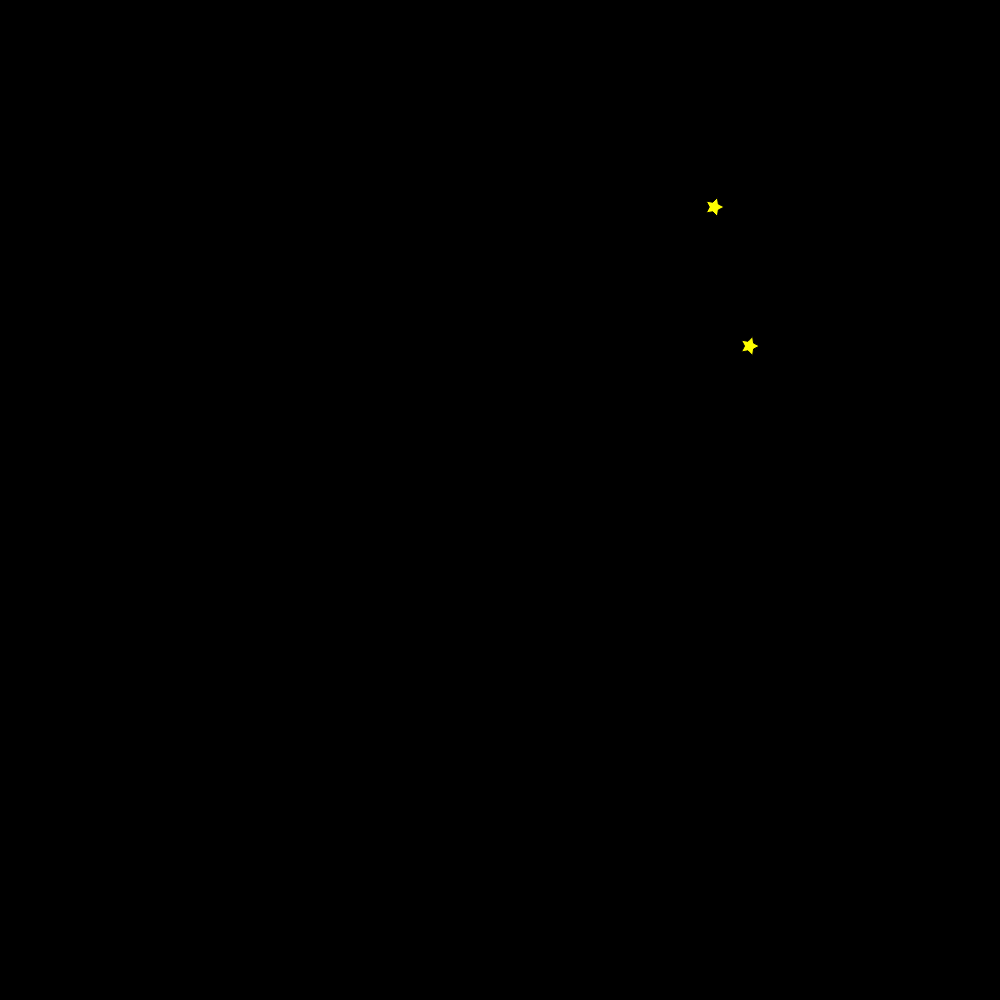
Frame 1 (no input)
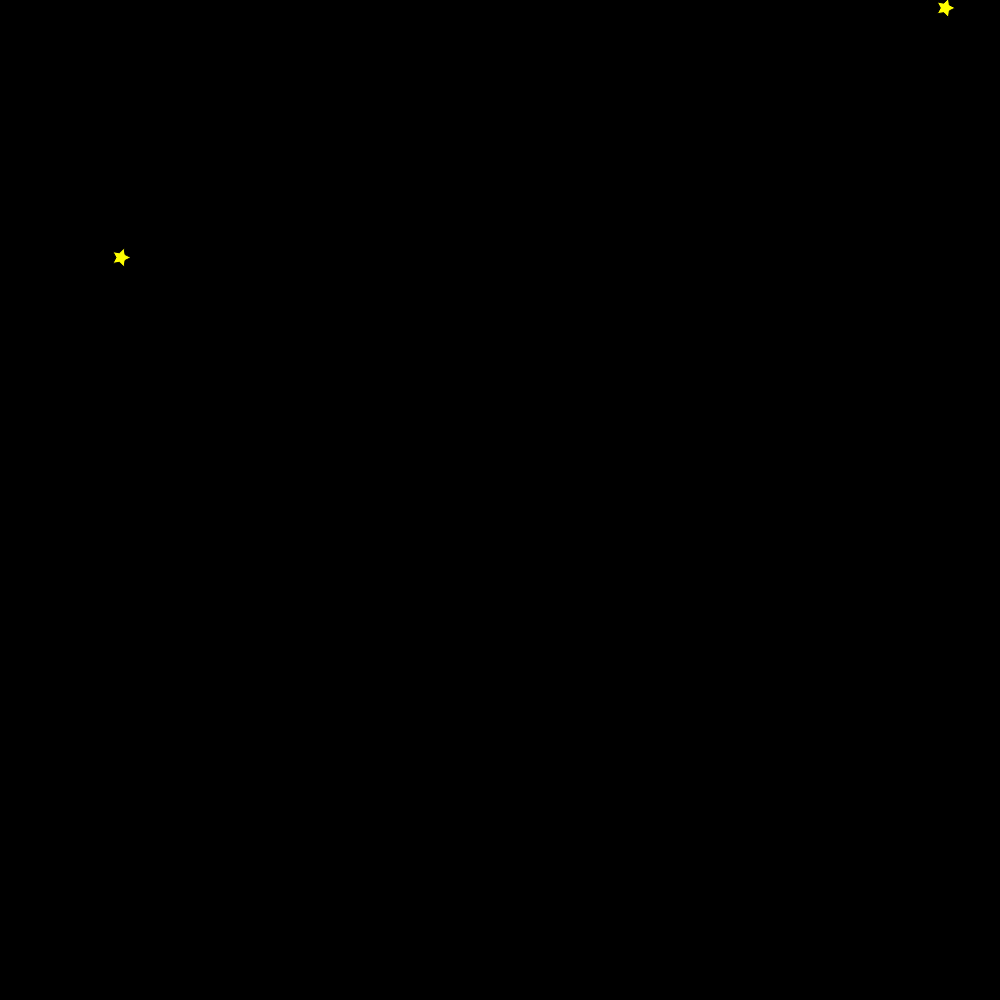
Frame 60 (no input)
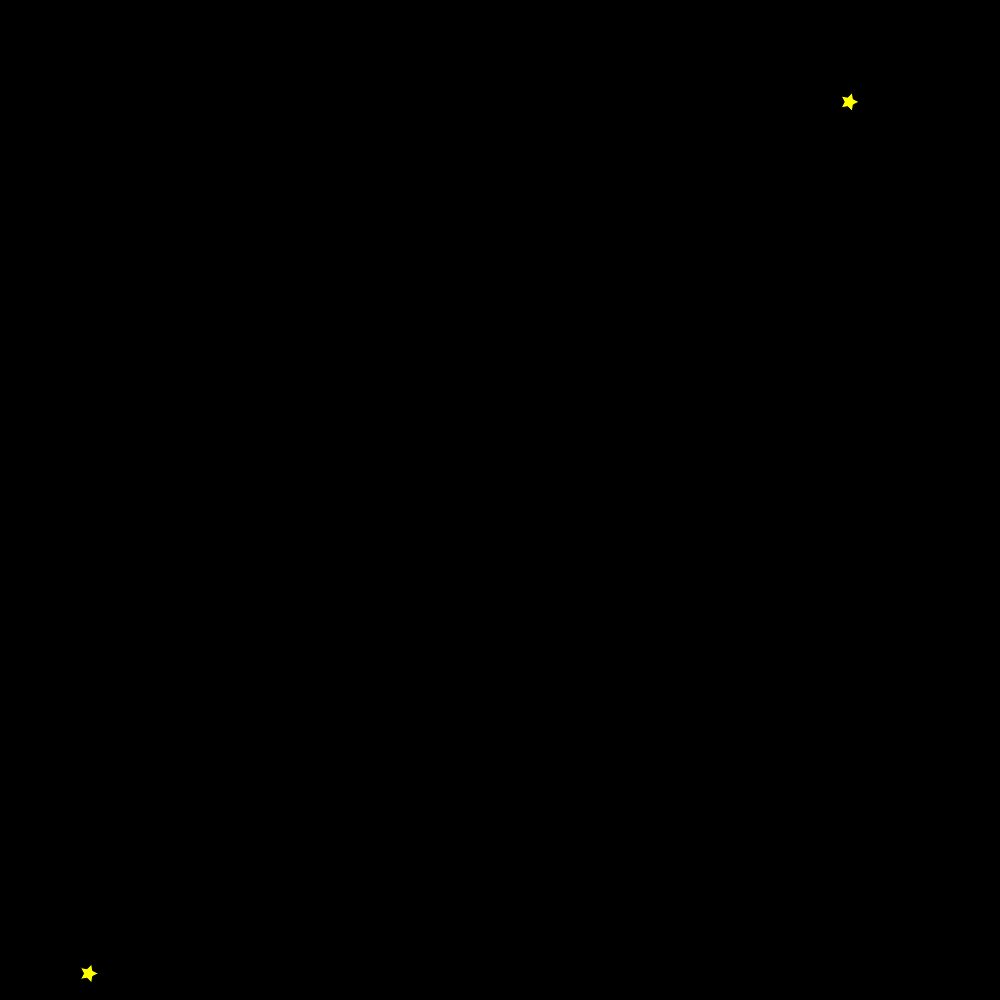
Frame 120 (the mouse pressed at the canvas centre since frame 60)

The p5.js sketch that drew these frames (run headless with seeded random() and noise() and a simulated clock; from frame 60 on, the mouse is pressed at the canvas centre):

// p5.js sketch
// ── sketch.js
function setup() {
  createCanvas(1000, 1000);
  frameRate(1000)
}

function draw() {
  background(0);
var a = random(0,1000)
var b = random(0,1000)
var c = random(0,1000)
var d = random(0,1000)

push();

fill('yellow')
star(a, b, 5, 10, 5);
star(c,d,5,10,5)

pop();
}

function star(x, y, radius1, radius2, npoints) {
var angle = TWO_PI / npoints;
var halfAngle = angle/2.0;
beginShape();
for (var a = 0; a < TWO_PI; a += angle) {
  var sx = x + cos(a) * radius2;
  var sy = y + sin(a) * radius2;
  vertex(sx, sy);
  sx = x + cos(a+halfAngle) * radius1;
  sy = y + sin(a+halfAngle) * radius1;
  vertex(sx, sy);
}
endShape(CLOSE);
}
